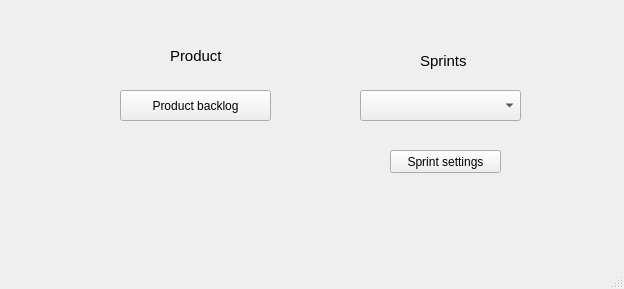
<?xml version="1.0" encoding="UTF-8"?>
<ui version="4.0">
 <class>MainWindow</class>
 <widget class="QMainWindow" name="MainWindow">
  <property name="geometry">
   <rect>
    <x>0</x>
    <y>0</y>
    <width>624</width>
    <height>289</height>
   </rect>
  </property>
  <property name="windowTitle">
   <string>AgileTool</string>
  </property>
  <widget class="QWidget" name="centralwidget">
   <widget class="QPushButton" name="pbacklog">
    <property name="geometry">
     <rect>
      <x>120</x>
      <y>90</y>
      <width>151</width>
      <height>31</height>
     </rect>
    </property>
    <property name="text">
     <string>Product backlog</string>
    </property>
   </widget>
   <widget class="QLabel" name="label">
    <property name="geometry">
     <rect>
      <x>170</x>
      <y>40</y>
      <width>61</width>
      <height>31</height>
     </rect>
    </property>
    <property name="font">
     <font>
      <pointsize>11</pointsize>
     </font>
    </property>
    <property name="text">
     <string>Product</string>
    </property>
   </widget>
   <widget class="QLabel" name="label_2">
    <property name="geometry">
     <rect>
      <x>420</x>
      <y>50</y>
      <width>51</width>
      <height>21</height>
     </rect>
    </property>
    <property name="font">
     <font>
      <pointsize>11</pointsize>
     </font>
    </property>
    <property name="text">
     <string>Sprints</string>
    </property>
   </widget>
   <widget class="QComboBox" name="sprints">
    <property name="geometry">
     <rect>
      <x>360</x>
      <y>90</y>
      <width>161</width>
      <height>31</height>
     </rect>
    </property>
   </widget>
   <widget class="QPushButton" name="sprint_settings">
    <property name="geometry">
     <rect>
      <x>390</x>
      <y>150</y>
      <width>111</width>
      <height>23</height>
     </rect>
    </property>
    <property name="text">
     <string>Sprint settings</string>
    </property>
   </widget>
  </widget>
  <widget class="QMenuBar" name="menubar">
   <property name="geometry">
    <rect>
     <x>0</x>
     <y>0</y>
     <width>624</width>
     <height>21</height>
    </rect>
   </property>
  </widget>
  <widget class="QStatusBar" name="statusbar"/>
 </widget>
 <resources/>
 <connections/>
</ui>
